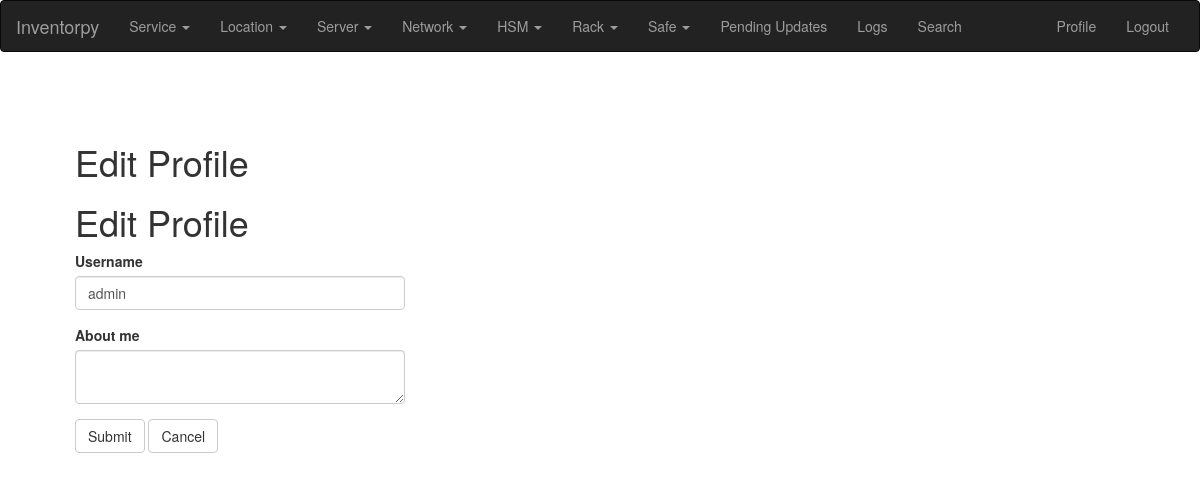
The page /edit_profile (signed in) on the database as committed earlier.
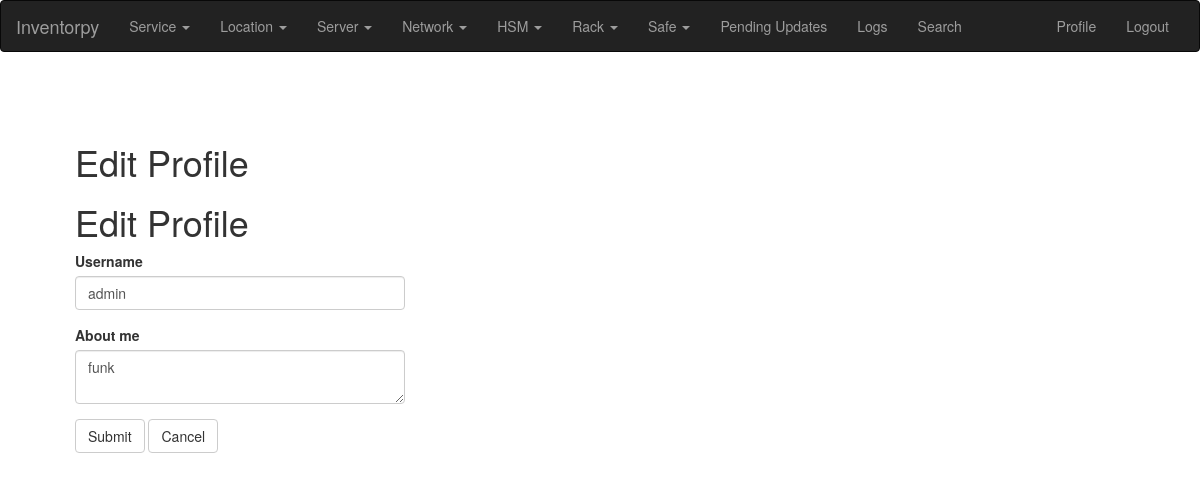
The same page on the database as committed later.
### app/models.py (models this page shows, shortened)
class PaginatedAPIMixin(object):
    @staticmethod
    def to_collection_dict(query, page, per_page, endpoint, **kwargs):
        resources = query.paginate(page, per_page, False)
        print("page: %s per_page: %s endpoint %s" % (page, per_page, endpoint))
        data = {
            'items': [item.to_dict() for item in resources.items],
            '_meta': {
                'page': page,
                'per_page': per_page,
                'total_pages': resources.pages,
                'total_items': resources.total
            },
            '_links': {
                'self': url_for(endpoint, id=id, page=page, per_page=per_page,
                                **kwargs),
                'next': url_for(endpoint, id=id, page=page + 1, per_page=per_page,
                                **kwargs) if resources.has_next else None,
                'prev': url_for(endpoint, id=id, page=page - 1, per_page=per_page,
                                **kwargs) if resources.has_prev else None
            }
        }
        return data

class User(PaginatedAPIMixin, UserMixin, db.Model):
    __tablename__ = "user"
    __searchable__ = ['username', 'email', 'about_me']
    id = db.Column(db.Integer, primary_key=True)
    username = db.Column(db.String(64), index=True, unique=True)
    email = db.Column(db.String(120), index=True, unique=True)
    password_hash = db.Column(db.String(128))
    about_me = db.Column(db.String(140))
    last_seen = db.Column(db.DateTime, default=datetime.utcnow)
    api_key = db.Column(db.String(32), index=True, unique=True)
    token = db.Column(db.String(32), index=True, unique=True)
    token_expiration = db.Column(db.DateTime)
    service = db.relationship('Service')

### app/main/routes.py (the view)
@bp.route('/edit_profile', methods=['GET', 'POST'])
@login_required
def edit_profile():
    form = EditProfileForm(current_user.username)
    if form.validate_on_submit():
        current_user.username = form.username.data
        current_user.about_me = form.about_me.data
        db.session.commit()
        flash(_('Your changes have been saved.'))
        return redirect(url_for('main.edit_profile'))
    elif request.method == 'GET':
        form.username.data = current_user.username
        form.about_me.data = current_user.about_me
    return render_template('edit_profile.html', title=_('Edit Profile'),
                           form=form)

### app/main/forms.py (shortened to what this page needs)
class EditProfileForm(FlaskForm):
    username = StringField(_l('Username'), validators=[DataRequired()])
    about_me = TextAreaField(_l('About me'),
                             validators=[Length(min=0, max=140)])
    submit = SubmitField(_l('Submit'))
    cancel = SubmitField(_l('Cancel'))
    def __init__(self, original_username, *args, **kwargs):
        super(EditProfileForm, self).__init__(*args, **kwargs)
        self.original_username = original_username

### app/main/routes.py (called while the page is built)
@bp.before_app_request
def before_request():
    if current_user.is_authenticated:
        current_user.last_seen = datetime.utcnow()
        db.session.commit()
    g.locale = str(get_locale())

### app/models.py (called while the page is built)
@login.user_loader
def load_user(id):
    print(f'regular user loaded for login userid: {id}')
    return User.query.get(int(id))

### app/templates/edit_profile.html
{% extends "base.html" %}
{% import 'bootstrap/wtf.html' as wtf %}
{% block app_content %}
    <h1>{{ _('Edit Profile') }}</h1>
    <div class="row">
        <div class="col-md-4">
            {{ wtf.quick_form(form) }}
        </div>
    </div>
{% endblock %}

Rows that differ between the two databases and show on the page:
changed User "admin": about_me (not shown) → "funk"
